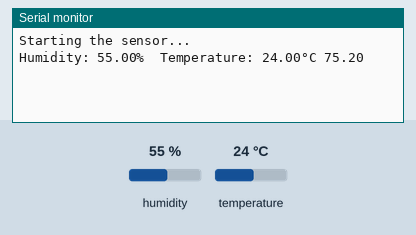
Bench run of a sketch on a simulated Arduino Uno, built with avr-gcc and run on an emulated ATmega328P. Parts: the last lines printed to the serial monitor. Inputs (shaded band) come from the test bench; at power-on: humidity 55 %, temperature 24 °C.

Above: at 2.7 s.
2.8 s: humidity set to 22 %
At 4.2 s:
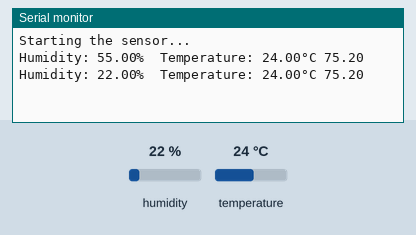
5.5 s: temperature set to 12 °C
At 6.6 s:
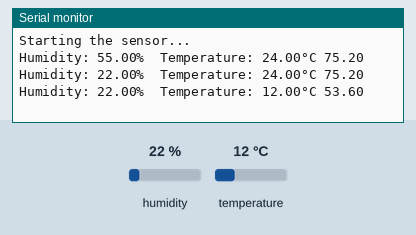
8.2 s: humidity set to 40 %
At 10.3 s:
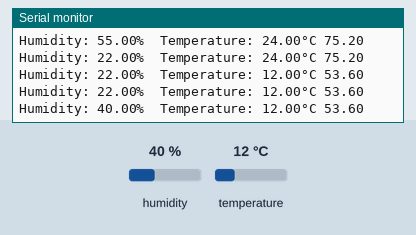
Timing chart, 0 to 11.8 s (numbered marks = the images above; inputs shaded):
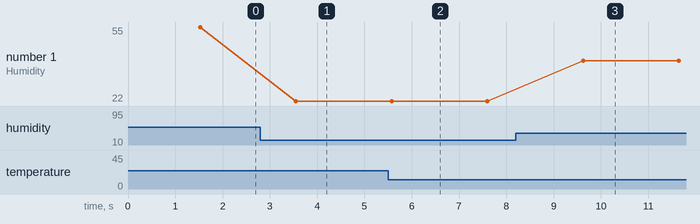

The sketch:

Humidity_Sensing_Using_Arduino.ino
```cpp
#include "DHT.h"
#define DHTPIN 8
#define DHTTYPE DHT11
DHT dht(DHTPIN, DHTTYPE);

void setup() {
  Serial.begin(9600);
  dht.begin();
  Serial.println("Starting the sensor...");
  delay(1500);
}

void loop() {
  float h = dht.readHumidity();
  float t = dht.readTemperature();
  float f = dht.readTemperature(true);
 if (isnan(h) || isnan(t) || isnan(f)) {
    Serial.println(F("Cannot read from DHT Sensor attached..."));
    return;
  }
 float heat_index_f = dht.computeHeatIndex(f, h);
 float heat_index_c = dht.computeHeatIndex(t, h, false);
  Serial.print(F("Humidity: "));
  Serial.print(h);
  Serial.print(F("%  Temperature: "));
  Serial.print(t);
  Serial.print(F("°C "));
  Serial.println(f);

  delay(2000);
}
```

Measured:
- after the input at 2.8 s, the serial monitor: prints a new line after 0.75 s (image 1)
- after the input at 5.5 s, the serial monitor: prints a new line after 0.07 s (image 2)
- after the input at 8.2 s, the serial monitor: prints a new line after 1.4 s (image 3)
- plotted number 1: 55 → 22 after the input at 2.8 s, 22 → 40 after the input at 8.2 s
